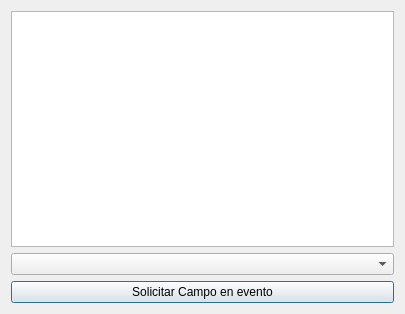
<?xml version="1.0" encoding="UTF-8"?>
<ui version="4.0">
 <class>Solicitud</class>
 <widget class="QDialog" name="Solicitud">
  <property name="geometry">
   <rect>
    <x>0</x>
    <y>0</y>
    <width>405</width>
    <height>314</height>
   </rect>
  </property>
  <property name="windowTitle">
   <string>Solicitud</string>
  </property>
  <layout class="QVBoxLayout" name="verticalLayout">
   <item>
    <widget class="QTableView" name="tableView"/>
   </item>
   <item>
    <widget class="QComboBox" name="comboBox"/>
   </item>
   <item>
    <widget class="QPushButton" name="pushButton">
     <property name="text">
      <string>Solicitar Campo en evento</string>
     </property>
    </widget>
   </item>
  </layout>
 </widget>
 <resources/>
 <connections/>
</ui>
